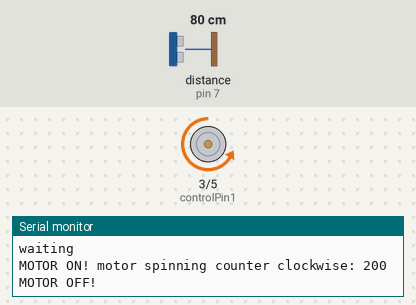
The sketch below on a simulated Arduino Uno, built with avr-gcc and run on an emulated ATmega328P. Shown: motor-driver pin pairs drawn as motors (green arrow = first pin HIGH = forward, orange = second pin HIGH = backward, longer = more drive, scaled by the enable pin), the last lines printed to the serial monitor. Wiring (inferred from the names in the program): ultrasonic range finder: trigger pin 4; echo pin 7. The test bench sets the inputs (shaded band); at power-on: distance to the obstacle (sensor on pin 7) 80 cm. The echo pulse lasts 58.3 µs per cm; random numbers use the default seed unless the sketch sets one.

Above: at 7.2 s.
7.3 s: distance to the obstacle (sensor on pin 7) set to 120 cm
At 9.8 s:
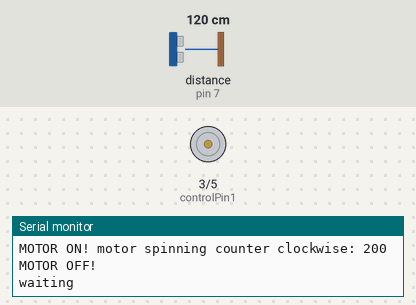
15.8 s: distance to the obstacle (sensor on pin 7) set to 250 cm
At 18.8 s:
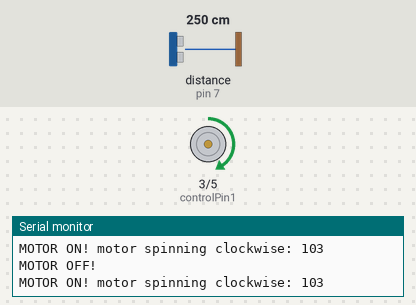
23.5 s: distance to the obstacle (sensor on pin 7) set to 60 cm
At 28.6 s:
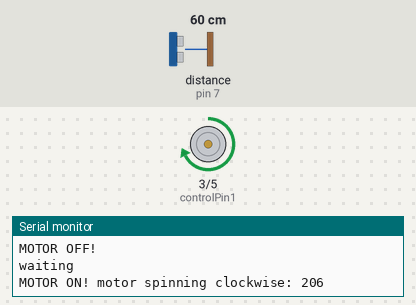
29.0 s: distance to the obstacle (sensor on pin 7) set to 299 cm
Timing chart, 0 to 76.2 s (numbered marks = the images above; inputs shaded):
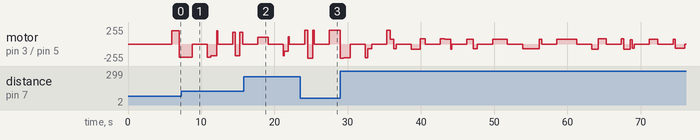

The sketch:

dcmotor-language.ino
```cpp
// pins
const int controlPin1 = 3;
const int controlPin2 = 5;
const int enablePin = 2;
const int trig = 4;
const int echo = 7;
// ultra
int duration;
float distance;
float meter;
// motor
int motorState = LOW;
int motorSpeed = 0;
int motorOnTime = 0;
int chosenMotorPin = 0;
// timing
unsigned long previousMillis = 0;
unsigned long interval = 0;
unsigned long previousDirectionMillis = 0;
unsigned long sentenceDuration = 0;

void setup() {
  // put your setup code here, to run once:
  Serial.begin(9600);
  pinMode(controlPin1, OUTPUT);
  pinMode(controlPin2, OUTPUT);
  pinMode(enablePin, OUTPUT);
  digitalWrite(enablePin, LOW);
  digitalWrite(controlPin1, HIGH);
  digitalWrite(controlPin2, LOW);
  pinMode(trig, OUTPUT);
  digitalWrite(trig, LOW);
  delayMicroseconds(2);
  pinMode(echo, INPUT);
  delay(6000);
  Serial.println("Distance:");

  Serial.println("---start program---");
}

void loop() {
  ultraSonic();
  // getMotorDirection();
  getMotorSpeed();

  if (distance > 35) {
    if (distance >= 400) {
      interval = random(20000, 60000);
      motorOnTime = random(1000, 2000);
      sayWord(interval, motorSpeed, motorOnTime);
// distance between 400 & 325 cm
    } else if (distance < 400 && distance >= 325) {
      sentenceDuration = random(500, 1500);
      for (int i = 0; i <= sentenceDuration; i += 500) {
        interval = random(100, 1500);
        motorOnTime = random(100, 300);
        sayWord(interval, motorSpeed, motorOnTime);
        waitBetweenWords(interval);
      }
      delay(2000);
// distance between 325 & 250 cm
    } else if (distance < 325 && distance >= 250) {
      sentenceDuration = random(500, 1750);
      for (int i = 0; i <= sentenceDuration; i += 500) {
        interval = random(100, 1200);
        motorOnTime = random(100, 500);
        sayWord(interval, motorSpeed, motorOnTime);
        waitBetweenWords(interval);
      }
      delay(2000);
// distance between 250 & 150 cm
   } else if (distance < 250 && distance >= 150) {
      sentenceDuration = random(500, 2000);
      for (int i = 0; i <= sentenceDuration; i += 500) {
        interval = random(100, 1000);
        motorOnTime = random(100, 1000);
        sayWord(interval, motorSpeed, motorOnTime);
        waitBetweenWords(interval);
      }
      delay(2000);
// distance between 150 & 100 cm
   } else if (distance < 150 && distance >= 100) {
      sentenceDuration = random(500, 2000);
      for (int i = 0; i <= sentenceDuration; i += 500) {
        interval = random(100, 1250);
        motorOnTime = random(200, 1000);
        sayWord(interval, motorSpeed, motorOnTime);
        waitBetweenWords(interval);
      }
      delay(2000);
// distance between 100 & 30 cm
   } else if (distance < 100 && distance >= 30) {
      sentenceDuration = random(1000, 3000);
      for (int i = 0; i <= sentenceDuration; i += 500) {
        interval = random(100, 1000);
        motorOnTime = random(100, 1500);
        sayWord(interval, motorSpeed, motorOnTime);
        waitBetweenWords(interval);
      }
      delay(2000);
    }
// distance under 30 cm
  } else {
    digitalWrite(enablePin, HIGH);
    digitalWrite(controlPin2, LOW);
    analogWrite(controlPin1, random(220, 255));
    Serial.println("too close!!!");
  }

  delay(50);
}

void sayWord(int interval, int motorSpeed, int motorOnTime) {
  // get motor direction
  int motorRandom = random(1, 10);
  if (motorRandom <= 5) {
    chosenMotorPin = controlPin1;
    digitalWrite(controlPin1, HIGH);
    digitalWrite(controlPin2, LOW);
    Serial.print("MOTOR ON! motor spinning clockwise: ");
    Serial.println(motorSpeed);
  } else {
    chosenMotorPin = controlPin2;
    digitalWrite(controlPin1, LOW);
    digitalWrite(controlPin2, HIGH);
    Serial.print("MOTOR ON! motor spinning counter clockwise: ");
    Serial.println(motorSpeed);
  }

  digitalWrite(enablePin, HIGH);
  analogWrite(chosenMotorPin, motorSpeed);
  delay(random(100, 1000));
  digitalWrite(enablePin, LOW);
  Serial.println("MOTOR OFF!");

}

void getMotorSpeed() {
  int motorSpeedNoise = random(-5, 15);
  motorSpeed = 254 - map(distance, 1, 417, 10, 254) + motorSpeedNoise;
  if (motorSpeed <= 10) { motorSpeed = 10; }
  // Serial.print("mapped motor speed: ");
  // Serial.println(motorSpeed);
}

void getMotorDirection() {
    if (millis() - previousDirectionMillis >= 2000) {
        chosenMotorPin = (chosenMotorPin == controlPin1) ? controlPin2 : controlPin1;
        digitalWrite(controlPin1, chosenMotorPin == controlPin1 ? HIGH : LOW);
        digitalWrite(controlPin2, chosenMotorPin == controlPin2 ? HIGH : LOW);
        previousDirectionMillis = millis();
    }
}

void waitBetweenWords(unsigned long interval) {
  unsigned long currentMillis = millis();
  if (currentMillis - previousMillis >= interval) {
    Serial.println("waiting");
    previousMillis = currentMillis;
  }
}

void ultraSonic() {

  digitalWrite(trig, HIGH);
  delayMicroseconds(10);
  digitalWrite(trig, LOW);
  duration = pulseIn(echo, HIGH);

  if (duration >= 38000) {
    Serial.print("Out range");
  } else {
    distance = duration / 58;
    // Serial.print(distance);
    // Serial.print("cm");
    meter = distance / 100;
    // Serial.print("\t");
    // Serial.print(meter);
    // Serial.println("m");
  }
}
```
